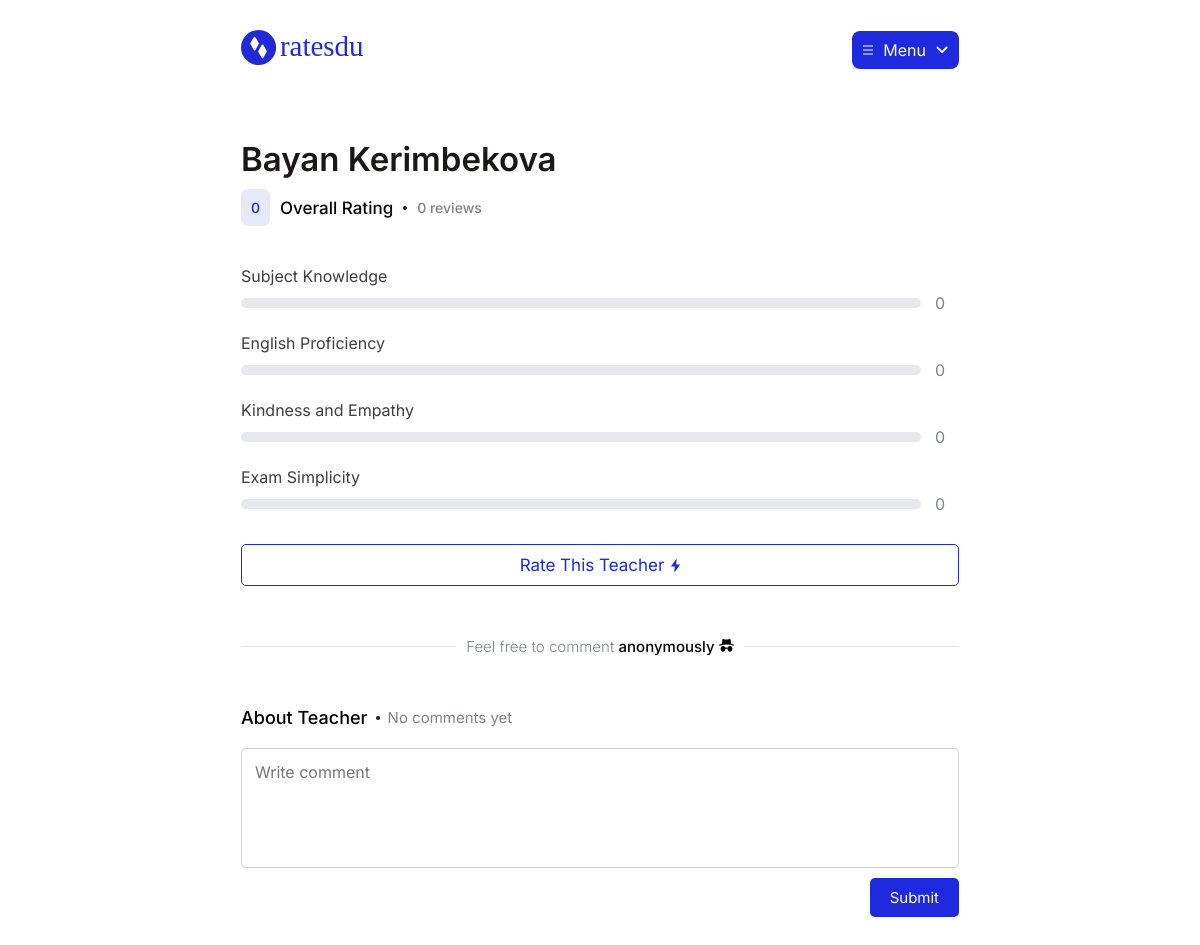
The app's page /teacher/158 (signed in) with its own data.
### teacher/models.py (models this page shows, shortened)
class Rate(models.Model):
    rate_id = models.BigAutoField(primary_key=True)
    rate_text = models.TextField('Rate Text')
    class Meta:
        verbose_name = "Rate"
        verbose_name_plural = "Rates"

### teacher/views.py (the view)
# urls.py: path('<int:pk>', views.teacher_profile, name='teacher_pk'),
def teacher_profile(request, pk):
    if not request.user.is_authenticated:
        return redirect('login')
    teacher = User.objects.get(pk=pk, is_staff=True)
    if request.method == 'POST':
        form = CommentsForm(request.POST)
        if form.is_valid():
            form.save(user_id=request.user.pk, teacher_id=teacher.pk)
            return redirect('teacher_pk', pk=pk)
    form = CommentsForm()
    comments = Comment.objects.filter(teacher_id=pk, block=False).order_by('-date').values('user_id', 'user__username', 'content', 'date')
    print(comments.query)
    rate = Rate.objects.all()
    rate_list = []
    for i in rate:
        rate_cache_obj = RateCache.objects.filter(teacher_id=pk, rate_id=i.pk).first()
        overall_rating = rate_cache_obj.overall if rate_cache_obj else None
        rate_list.append({
            'rate_id': i.pk,
            'rate_text': i.rate_text,
            'overall': round(overall_rating, 1) if overall_rating is not None else 0,
        })
    data = {
        'rate': rate_list,
        'overall': round((RateCache.objects.filter(teacher_id=pk).aggregate(avg_overall=Avg('overall'))['avg_overall'] or 0), 1),
        'review_count': RateCache.objects.filter(teacher_id=pk).aggregate(Max('count'))['count__max'] or 0,
        'teacher': teacher,
        'form': form,
        'user': request.user,
        'comments': [
            {
                'user_id': i['user_id'],
                'username': i['user__username'],
                'is_super_user': request.user.is_superuser,
                'content': i['content'],
                'date': timeago.format(datetime.datetime.strptime(i['date'].strftime('%Y-%m-%d %H:%M:%S'), '%Y-%m-%d %H:%M:%S'), datetime.datetime.now())
            } for i in comments
        ]
    }
    return render(request, 'teacher/teacher.html', data)

### teacher/forms.py (shortened to what this page needs)
class CommentsForm(forms.ModelForm):
    class Meta:
        model = Comment
        fields = ['content']
        widgets = {
            'content': forms.Textarea(attrs={'class': 'input', 'placeholder': 'Write comment'}),
        }

### teacher/templates/teacher/teacher.html (shortened to what this page needs)
{% extends 'main/layout.html' %}
{% load static %}
{% block content %}
<div class="content">
			<div class="header">
				<a href="{% url 'main' %}"><img src="{% static 'main/img/logo.svg' %}" alt=""></a>
				<div class="nav_profiles">
					<div class="nav_profile">
						<img src="{% static 'main/img/burger.svg' %}" alt="">
						<p>Menu</p>
						<img class="menu_dropdown" src="{% static 'main/img/dropdowndown.svg' %}" alt="">
					</div>
				</div>
			</div>
			<div class="teacher_info">
				<h1>{{ teacher.first_name }} {{ teacher.last_name }}</h1>
				<div class="teacher_rating">
					<span class="overall_score">{{ overall }}</span>
					<span class="overall_text">Overall Rating</span>
					<div class="circle"></div>
					<span class="review_count">{{ review_count }} reviews</span>
				</div>
			</div>
			{% for i in rate %}
				<div class="progress">
					<div class="progress_title">{{ i.rate_text }}</div>
					<div class="progress_bar">
						<div class="meter">
						</div>
						<span>{{ i.overall }}</span>
					</div>
				</div>
			{% endfor %}
			<div class="rate_button" onclick="showRateWindow(1)">
				<span>Rate This Teacher</span>
				<img src="{% static 'main/img/flash.svg' %}" alt="">
			</div>
			<div class="hr">
				<div class="white">
					<span style="color: #7F848A; font-weight: 300;">Feel free to comment <span style="color: #040404; font-weight: 500;">anonymously</span>
					</span>
					<img src="{% static 'main/img/anonym.svg' %}" alt="">
				</div>
			</div>
			<div class="about_teacher">
				<span>About Teacher</span>
				<div class="circle"></div>
				<span class="comments_count">
					{% if comments %}
						{% if comments|length == 1 %}
							1 comment
						{% else %}
							{{ comments | length }} comments
						{% endif %}
					{% else %}
						No comments yet
					{% endif %}
				</span>
			</div>
			<form method="post" class="comment_form">
				{{ form.content }}
				<input type="submit" name="" class="submit">
			</form>
		</div>
{% endblock %}

### main/static/main/css/style.css (style rules this page uses)
* { --main-color: #1F2ADE; padding: 0; margin: 0; text-decoration: none; border: none; outline: none; color: inherit; font-family: Inter,ui-sans-serif,system-ui,-apple-system,BlinkMacSystemFont,Segoe UI,Roboto,Helvetica Neue,Arial,Noto Sans,sans-serif,Apple Color Emoji,Segoe UI Emoji,Segoe UI Symbol,Noto Color Emoji; }
body { display: flex; justify-content: center; align-items: center; background-color: white; }
.content { max-width: 768px; background-color: white; padding: 30px 25px; box-sizing: border-box; width: 100%; }
.teacher_info h1 { font-size: 33px; font-weight: 600; color: #1B1717; margin-bottom: 10px; margin-top: 70px; }
.overall_score { background-color: #E6E8FB; color: var(--main-color); padding: 10px; border-radius: 7px; font-size: 14px; font-weight: 500; }
.circle { border-radius: 50%; background-color: #1B1717; width: 4px; height: 4px; }
.teacher_rating { display: flex; align-items: center; margin-bottom: 40px; }
.teacher_rating * { margin-right: 10px; }
.overall_text { font-size: 17px; font-weight: 500; }
.review_count { color: #7F848A; font-size: 14px; font-weight: 500; }
.progress_title { color: #3E3E3E; font-size: 16px; font-weight: 400; margin-bottom: 7px; }
.progress_bar { display: flex; justify-content: space-between; align-items: center; }
.progress_bar span { text-align: center; width: 40px; color: #7F848A; }
.progress { margin-bottom: 20px; }
.meter { width: 100%; height: 10px; border-radius: 5px; position: relative; background: #E7E8ED; overflow: hidden; }
.rate_button { padding: 10px 20px; border-radius: 5px; border: 1px solid var(--main-color); font-size: 17px; color: var(--main-color); display: flex; justify-content: center; align-items: center; margin-top: 30px; cursor: pointer; transition: 0.1s; }
.rate_button img { margin-left: 7px; }
.hr { display: flex; width: 100%; justify-content: center; padding: 60px 0; }
.white { position: absolute; background-color: white; padding: 0 10px; margin-top: -10px; }
.white span { font-size: 15px; }
.about_teacher { font-size: 18px; font-weight: 500; display: flex; align-items: center; }
.comments_count { color: #7F848A; font-size: 15px; font-weight: 400; }
.about_teacher * { margin-right: 8px; }
.comment_form { display: flex; width: 100%; margin-top: 20px; margin-bottom: 40px; flex-direction: column; align-items: flex-end; }
.input { padding: 13px; font-size: 16px; color: #1B1717; border: solid 1px #ccc; border-radius: 5px; width: 100%; box-sizing: border-box; height: 120px; resize: none; }
.submit { right: 0; padding: 10px 20px; box-sizing: border-box; width: fit-content; border-radius: 5px; background-color: var(--main-color); color: white; margin-top: 10px; font-size: 15px; font-weight: 400; cursor: pointer; }
.header { display: flex; justify-content: space-between; align-items: center; margin-bottom: 30px; }
.header a img { height: 35px; }
.nav_profile { border-radius: 8px; color: #fff; padding: 9px 11px; display: flex; background-color: #1F2ADE; }
.nav_profile img { padding-right: 10px; color: red; }
.nav_profile img:last-child { padding-right: 0px; margin-left: 10px; }
.nav_profiles { position: relative; }
.nav_profile img:last-child { padding-right: 0px; margin-left: 10px; transition: 0.5s; }

### records on screen
Rate: rate_text "Subject Knowledge"
Rate: rate_text "English Proficiency"
Rate: rate_text "Kindness and Empathy"
Rate: rate_text "Exam Simplicity"

### other values on screen
{{ teacher.first_name }} "Bayan"
{{ teacher.last_name }} "Kerimbekova"
{{ overall }} "0"
{{ review_count }} "0"
{{ i.overall }} "0" "0" "0" "0"
